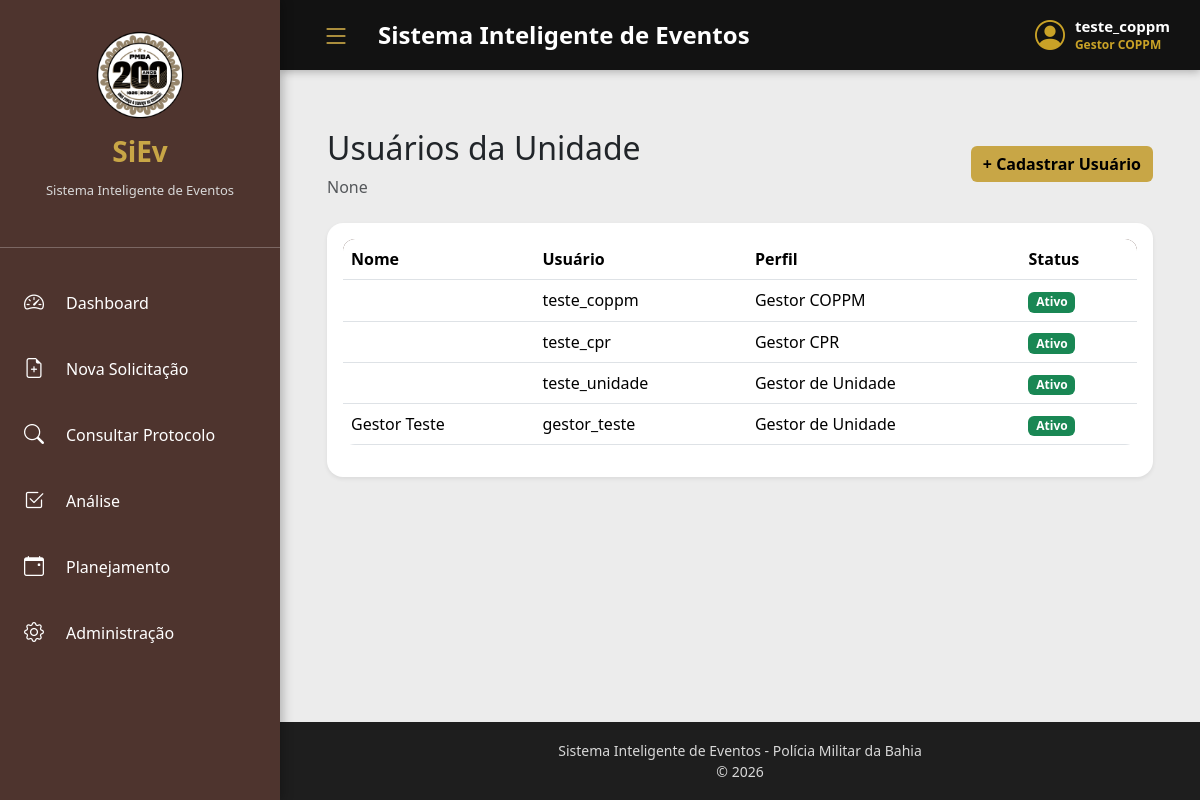
The page /gestao/usuarios/ (signed in) on the database its author committed.
### apps/solicitacoes/models.py (models this page shows, shortened)
class PerfilUsuario(models.Model):
    PERFIS = [
        ("COPPM", "Gestor COPPM"),
        ("CPR", "Gestor CPR"),
        ("UNIDADE", "Gestor de Unidade"),
    ]
    usuario = models.OneToOneField(
        User,
        on_delete=models.CASCADE,
        related_name="perfil_siev"
    )
    perfil = models.CharField(
        max_length=20,
        choices=PERFIS
    )
    cpr = models.ForeignKey(
        CPR,
        on_delete=models.SET_NULL,
        null=True,
        blank=True,
        related_name="gestores_siev"
    )
    unidade = models.ForeignKey(
        Unidade,
        on_delete=models.SET_NULL,
        null=True,
        blank=True,
        related_name="gestores_siev"
    )
    ativo = models.BooleanField(
        default=True
    )
    criado_em = models.DateTimeField(
        auto_now_add=True
    )
    atualizado_em = models.DateTimeField(
        auto_now=True
    )
    class Meta:
        verbose_name = "Perfil de Usuário"
        verbose_name_plural = "Perfis de Usuários"

### apps/solicitacoes/views/administracao.py (the view, shortened to what this page needs)
@login_required
def usuarios_unidade(request):
    perfil = obter_perfil_gestor(request)
    if not perfil:
        messages.error(
            request,
            "Seu usuário não possui um perfil de gestão ativo."
        )
        return redirect("painel_gestao")
    if perfil.perfil == "COPPM":
        usuarios = (
            PerfilUsuario.objects
            .filter(
                ativo=True
            )
            .select_related(
                "usuario",
                "cpr",
                "unidade",
            )
            .order_by(
                "usuario__first_name",
                "usuario__last_name",
            )
        )
    else:
        messages.error(
            request,
            "Perfil de gestão inválido."
        )
        return redirect("painel_gestao")
    return render(
        request,
        "gestao/usuarios_unidade.html",
        {
            "usuarios": usuarios,
            "perfil": perfil,
            "unidade": perfil.unidade,
            "cpr": perfil.cpr,
        }
    )

### apps/solicitacoes/views/administracao.py (called while the page is built)
def obter_perfil_gestor(request):
    perfil = getattr(
        request.user,
        "perfil_siev",
        None
    )
    if not perfil:
        return None
    if not perfil.ativo:
        return None
    return perfil

### templates/gestao/usuarios_unidade.html (shortened to what this page needs)
{% extends "base.html" %}
{% block content %}
<div class="container py-4">
    <div class="d-flex justify-content-between align-items-center mb-4">
        <div>
            <h2>Usuários da Unidade</h2>
            <p class="text-muted mb-0">
                {{ unidade }}
            </p>
        </div>
        <a
            href="{% url 'cadastrar_usuario_unidade' %}"
            class="btn btn-primary"
        >
            + Cadastrar Usuário
        </a>
    </div>
    <div class="card shadow-sm">
        <div class="card-body">
            {% if usuarios %}
                <div class="table-responsive">
                    <table class="table table-hover align-middle">
                        <thead>
                            <tr>
                                <th>Nome</th>
                                <th>Usuário</th>
                                <th>Perfil</th>
                                <th>Status</th>
                            </tr>
                        </thead>
                        <tbody>
                            {% for perfil in usuarios %}
                            <tr>
                                <td>
                                    {{ perfil.usuario.get_full_name }}
                                </td>
                                <td>
                                    {{ perfil.usuario.username }}
                                </td>
                                <td>
                                    {{ perfil.get_perfil_display }}
                                </td>
                                <td>
                                    {% if perfil.ativo %}
                                        <span class="badge bg-success">
                                            Ativo
                                        </span>
                                    {% else %}
                                        <span class="badge bg-danger">
                                            Inativo
                                        </span>
                                    {% endif %}
                                </td>
                            </tr>
                            {% endfor %}
                        </tbody>
                    </table>
                </div>
            {% else %}
                <div class="alert alert-info mb-0">
                    Ainda não existem usuários cadastrados
                    nesta Unidade.
                </div>
            {% endif %}
        </div>
    </div>
</div>
{% endblock %}

### templates/base.html (shortened to what this page needs)
{% load static %}
<!DOCTYPE html>
<html lang="pt-br">
<head>
    <link href="https://cdn.jsdelivr.net/npm/bootstrap@5.3.7/dist/css/bootstrap.min.css" rel="stylesheet">
    <link rel="stylesheet"
          href="https://cdn.jsdelivr.net/npm/bootstrap-icons@1.13.1/font/bootstrap-icons.min.css">
    <link rel="stylesheet" href="{% static 'css/siev.css' %}">
</head>
<body>
<div class="wrapper">
    <aside class="sidebar">
        <div class="logo-area">
            <img src="{% static 'logos/logo_pm_200.png' %}" class="logo">
            <h3>SiEv</h3>
            <span>Sistema Inteligente de Eventos</span>
        </div>
        <hr>
        <ul class="menu">
            <li>
                <a href="#">
                    <i class="bi bi-speedometer2"></i>
                    <span>Dashboard</span>
                </a>
            </li>
            <li>
                <a href="#">
                    <i class="bi bi-file-earmark-plus"></i>
                    <span>Nova Solicitação</span>
                </a>
            </li>
            <li>
                <a href="#">
                    <i class="bi bi-search"></i>
                    <span>Consultar Protocolo</span>
                </a>
            </li>
            <li>
                <a href="#">
                    <i class="bi bi-check2-square"></i>
                    <span>Análise</span>
                </a>
            </li>
            <li>
                <a href="#">
                    <i class="bi bi-calendar-event"></i>
                    <span>Planejamento</span>
                </a>
            </li>
            <li>
                <a href="#">
                    <i class="bi bi-gear"></i>
                    <span>Administração</span>
                </a>
            </li>
        </ul>
    </aside>
    <div class="main">
        <header class="topbar">
            <div class="d-flex align-items-center">
                <button id="toggleSidebar"
                        class="btn btn-menu me-3">
                    <i class="bi bi-list"></i>
                </button>
                <h2>
                    {% block titulo %}
                    Sistema Inteligente de Eventos
                    {% endblock %}
                </h2>
            </div>
            <div class="usuario">
                {% if user.is_authenticated %}
                    <i class="bi bi-person-circle"></i>
                    <div class="dados-usuario">
                        <span class="nome-usuario">
                            {% if user.get_full_name %}
                                {{ user.get_full_name }}
                            {% else %}
                                {{ user.username }}
                            {% endif %}
                        </span>
                        {% if user.is_superuser %}
                            <span class="perfil-usuario">
                                Desenvolvedor / Administrador
                            </span>
                        {% elif user.perfil_siev %}
                            <span class="perfil-usuario">
                                {{ user.perfil_siev.get_perfil_display }}
                            </span>
                        {% endif %}
                    </div>
                {% endif %}
            </div>
        </header>
        <section class="conteudo">
            {% block content %}
            {% endblock %}
        </section>
        <footer class="rodape">
            Sistema Inteligente de Eventos - Polícia Militar da Bahia
            <br>
            © {% now "Y" %}
        </footer>
    </div>
</div>
</body>
</html>

### static/css/siev.css (style rules this page uses)
:root { --preto:#121212; --preto2:#1E1E1E; --marrom:#4E342E; --marrom-hover:#5D4037; --dourado:#C8A646; --dourado-hover:#B38F2F; --prata:#ECECEC; --cinza:#BDBDBD; --branco:#FFFFFF; --sucesso:#2E7D32; --alerta:#F57C00; --erro:#C62828; }
* { margin:0; padding:0; box-sizing:border-box; }
body { background:var(--prata); font-family:"Segoe UI",Tahoma,Geneva,Verdana,sans-serif; overflow-x:hidden; }
.wrapper { display:flex; min-height:100vh; }
.main { flex:1; display:flex; flex-direction:column; }
.sidebar { width:280px; background:var(--marrom); color:white; transition:.3s; box-shadow:3px 0 10px rgba(0,0,0,.25); z-index:1000; }
.logo-area { text-align:center; padding:30px 20px; }
.logo { width:90px; margin-bottom:15px; }
.logo-area h3 { color:var(--dourado); font-weight:bold; }
.logo-area span { color:#d8d8d8; font-size:13px; }
.menu { list-style:none; padding:10px; }
.menu li { margin-bottom:8px; }
.menu a { color:white; text-decoration:none; display:flex; align-items:center; gap:14px; padding:14px; border-radius:10px; transition:.25s; }
.menu i { font-size:20px; min-width:28px; }
.topbar { background:var(--preto); color:white; height:70px; display:flex; justify-content:space-between; align-items:center; padding:0 30px; box-shadow:0 2px 8px rgba(0,0,0,.25); }
.topbar h2 { font-size:24px; font-weight:600; margin:0; }
.usuario { display:flex; align-items:center; gap:10px; font-size:18px; }
.usuario i { color:var(--dourado); font-size:28px; }
.conteudo { flex:1; padding:35px; }
.card { border:none; border-radius:16px; box-shadow:0 5px 15px rgba(0,0,0,.10); transition:.25s; }
.btn-primary { background:var(--dourado); border:none; color:black; font-weight:bold; }
.table { background:white; border-radius:12px; overflow:hidden; }
.table thead { background:var(--marrom); color:white; }
.rodape { background:var(--preto2); color:#d8d8d8; text-align:center; padding:18px; font-size:14px; }
.usuario { display: flex; align-items: center; gap: 8px; color: #C9A227; font-size: 15px; font-weight: 600; }
.usuario i { font-size: 30px; }
.nome-usuario { color: #ffffff; white-space: nowrap; }
.usuario { display: flex; align-items: center; gap: 10px; color: #ffffff; }
.usuario > i { font-size: 30px; color: #C9A227; }
.dados-usuario { display: flex; flex-direction: column; align-items: flex-start; line-height: 1.2; }
.nome-usuario { color: #ffffff; font-size: 15px; font-weight: 600; }
.perfil-usuario { color: #C9A227; font-size: 12px; margin-top: 3px; }
.btn-menu { background:transparent; color:var(--dourado); border:none; font-size:28px; }
.sidebar { transition:.35s; }
.main { transition:.35s; }

### rows shown on the page
PerfilUsuario: usuario.username "teste_coppm", perfil "Gestor COPPM", ativo "Ativo"
PerfilUsuario: usuario.username "teste_cpr", perfil "Gestor CPR", ativo "Ativo"
PerfilUsuario: usuario.username "teste_unidade", perfil "Gestor de Unidade", ativo "Ativo"
PerfilUsuario: usuario.get_full_name "Gestor Teste", usuario.username "gestor_teste", perfil "Gestor de Unidade", ativo "Ativo"

### other values the page prints
{{ user.username }} "teste_coppm"
{{ user.perfil_siev.get_perfil_display }} "Gestor COPPM"
{{ unidade }} "None"
